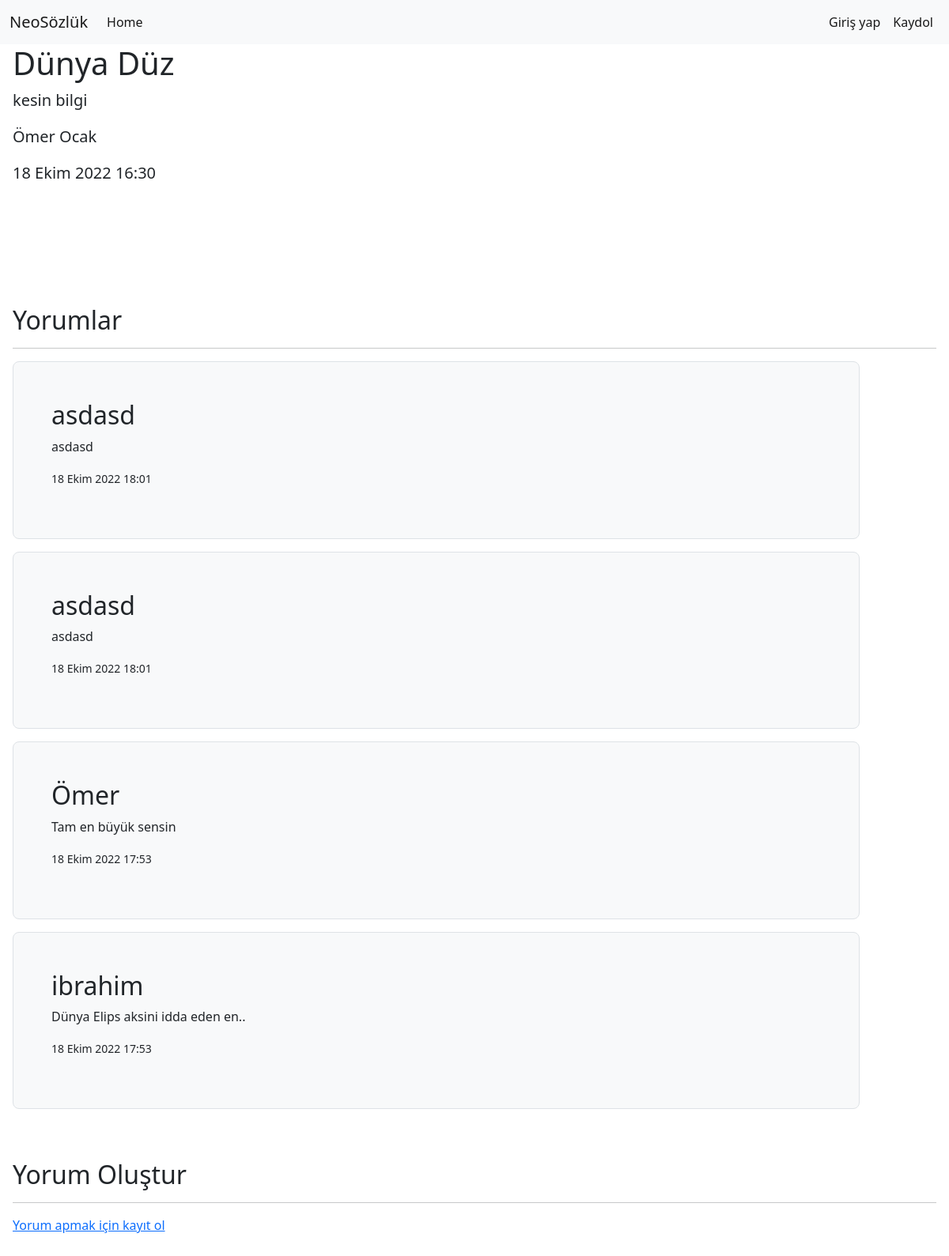
Page /detail/1/ on the committed database.
### Appmy/models.py (models this page shows)
class Contentt(models.Model):
    title = models.CharField(("Başlık"), max_length=50)
    text = models.TextField(("Yazı"))
    yazar = models.CharField(("Yazar"), max_length=50)
    new_date = models.DateTimeField(("Yayınlanma Zamanı"), auto_now_add=True)

class Comments(models.Model):
    post = models.ForeignKey("Appmy.Contentt", verbose_name=("Post"), on_delete=models.CASCADE, related_name='comments')
    name = models.CharField(("Ad"), max_length=50)
    text = models.TextField(("Yorum"))
    com_date = models.DateTimeField(("Yorum Saati"), auto_now_add=True)
    class Meta:
        ordering = ['-com_date',]

### Appmy/views.py (the view)
# urls.py: path('detail/<id>/', detail, name='detail'),
def detail(request,id):
    postdetail = get_object_or_404(Contentt, id=id)
    form = CommenttForm(request.POST or None)
    if form.is_valid():
        comment = form.save(commit=False)
        comment.post = postdetail
        comment.save()
    context = {
        'postdetail':postdetail,
        'form':form,
    }
    return render(request, "detail.html", context)

### Appmy/templates/detail.html
{% extends 'base.html' %}
{% load crispy_forms_tags %}
{% block body %}
    <main class="px-3">
        <h1>{{ postdetail.title }}</h1>
        <p class="lead">{{ postdetail.text }}</p>
        <p class="lead">{{ postdetail.yazar }}</p>
        <p class="lead">{{ postdetail.new_date }}</p>
        <p class="lead">
            <a href="#" class="btn btn-lg btn-secondary fw-bold border-white bg-white">asdasd</a>
        </p>
        <br><br><br>
        <h2>Yorumlar</h2>
        <hr>
        {% for i in postdetail.comments.all %}
        <div class="col-11 mb-3">
            <div class="h-100 p-5 bg-light border rounded-3">
                <h2>{{ i.name }}</h2>
                <p>{{ i.text }}</p>
                <p><small>{{ i.com_date }}</small></p>
            </div>
        </div>
        {% endfor %}
        {% if user.is_authenticated %}
            <br><br>
            <h2>Yorum Oluştur</h2>
            <hr>
            <div class="row">
                <div class="col-8">
                    <form action="" method="POST">
                        {% csrf_token %}
                        {{ form|crispy }}
                        <input class="btn btn-primary" type="submit" value="Yorumu paylaş">
                    </form>
                </div>
            </div>
            <br><br><br>
        {% else %}
            <br><br>
            <h2>Yorum Oluştur</h2>
            <hr>
            <div class="row">
                <div class="col-8">
                    <a href="/register/">
                        Yorum apmak için kayıt ol
                    </a>
                </div>
            </div>
            <br><br><br>
        {% endif %}
    </main>
{% endblock body %}

### rows in the picture
Contentt: title "Dünya Düz", text "kesin bilgi", yazar "Ömer Ocak", new_date "18 Ekim 2022 16:30"
Comments: name "asdasd", text "asdasd", com_date "18 Ekim 2022 18:01"
Comments: name "asdasd", text "asdasd", com_date "18 Ekim 2022 18:01"
Comments: name "Ömer", text "Tam en büyük sensin", com_date "18 Ekim 2022 17:53"
Comments: name "ibrahim", text "Dünya Elips aksini idda eden en..", com_date "18 Ekim 2022 17:53"
